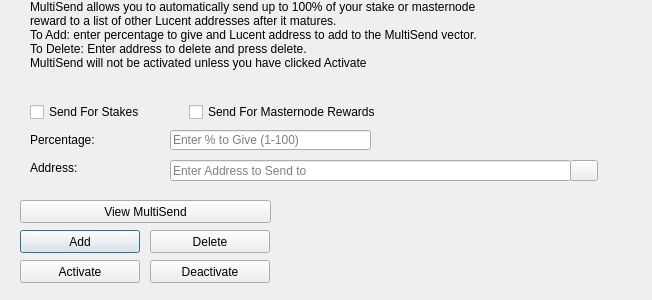
<?xml version="1.0" encoding="UTF-8"?>
<ui version="4.0">
 <class>MultiSendDialog</class>
 <widget class="QDialog" name="MultiSendDialog">
  <property name="windowModality">
   <enum>Qt::NonModal</enum>
  </property>
  <property name="geometry">
   <rect>
    <x>0</x>
    <y>0</y>
    <width>652</width>
    <height>300</height>
   </rect>
  </property>
  <property name="windowTitle">
   <string>MultiSend</string>
  </property>
  <widget class="QLineEdit" name="multiSendPercentEdit">
   <property name="geometry">
    <rect>
     <x>170</x>
     <y>130</y>
     <width>201</width>
     <height>20</height>
    </rect>
   </property>
   <property name="toolTip">
    <string>Enter whole numbers 1 - 100</string>
   </property>
   <property name="placeholderText">
    <string>Enter % to Give (1-100)</string>
   </property>
  </widget>
  <widget class="QLineEdit" name="multiSendAddressEdit">
   <property name="geometry">
    <rect>
     <x>170</x>
     <y>160</y>
     <width>401</width>
     <height>21</height>
    </rect>
   </property>
   <property name="toolTip">
    <string/>
   </property>
   <property name="placeholderText">
    <string>Enter Address to Send to</string>
   </property>
  </widget>
  <widget class="QLabel" name="label_2">
   <property name="geometry">
    <rect>
     <x>30</x>
     <y>0</y>
     <width>451</width>
     <height>121</height>
    </rect>
   </property>
   <property name="lineWidth">
    <number>1</number>
   </property>
   <property name="text">
    <string>MultiSend allows you to automatically send up to 100% of your stake or masternode reward to a list of other Lucent addresses after it matures.
To Add: enter percentage to give and Lucent address to add to the MultiSend vector.
To Delete: Enter address to delete and press delete.
MultiSend will not be activated unless you have clicked Activate</string>
   </property>
   <property name="alignment">
    <set>Qt::AlignLeading|Qt::AlignLeft|Qt::AlignTop</set>
   </property>
   <property name="wordWrap">
    <bool>true</bool>
   </property>
  </widget>
  <widget class="QLabel" name="message">
   <property name="geometry">
    <rect>
     <x>290</x>
     <y>200</y>
     <width>351</width>
     <height>91</height>
    </rect>
   </property>
   <property name="text">
    <string/>
   </property>
  </widget>
  <widget class="QPushButton" name="addButton">
   <property name="geometry">
    <rect>
     <x>20</x>
     <y>230</y>
     <width>120</width>
     <height>23</height>
    </rect>
   </property>
   <property name="toolTip">
    <string/>
   </property>
   <property name="statusTip">
    <string>Add to MultiSend Vector</string>
   </property>
   <property name="text">
    <string>Add</string>
   </property>
  </widget>
  <widget class="QPushButton" name="disableButton">
   <property name="geometry">
    <rect>
     <x>150</x>
     <y>260</y>
     <width>120</width>
     <height>23</height>
    </rect>
   </property>
   <property name="statusTip">
    <string>Deactivate MultiSend</string>
   </property>
   <property name="text">
    <string>Deactivate</string>
   </property>
  </widget>
  <widget class="QPushButton" name="addressBookButton">
   <property name="geometry">
    <rect>
     <x>570</x>
     <y>160</y>
     <width>28</width>
     <height>21</height>
    </rect>
   </property>
   <property name="toolTip">
    <string>Choose an address from the address book</string>
   </property>
   <property name="text">
    <string/>
   </property>
   <property name="icon">
    <iconset resource="../lucent.qrc">
     <normaloff>:/icons/address-book</normaloff>:/icons/address-book</iconset>
   </property>
   <property name="shortcut">
    <string>Alt+A</string>
   </property>
   <property name="autoDefault">
    <bool>false</bool>
   </property>
  </widget>
  <widget class="QLabel" name="label">
   <property name="geometry">
    <rect>
     <x>30</x>
     <y>130</y>
     <width>121</width>
     <height>20</height>
    </rect>
   </property>
   <property name="toolTip">
    <string>Percentage of stake to send</string>
   </property>
   <property name="text">
    <string>Percentage:</string>
   </property>
  </widget>
  <widget class="QLabel" name="label_5">
   <property name="geometry">
    <rect>
     <x>30</x>
     <y>160</y>
     <width>111</width>
     <height>16</height>
    </rect>
   </property>
   <property name="toolTip">
    <string>Address to send portion of stake to</string>
   </property>
   <property name="text">
    <string>Address:</string>
   </property>
  </widget>
  <widget class="QPushButton" name="deleteButton">
   <property name="geometry">
    <rect>
     <x>150</x>
     <y>230</y>
     <width>120</width>
     <height>23</height>
    </rect>
   </property>
   <property name="toolTip">
    <string/>
   </property>
   <property name="statusTip">
    <string>Delete Address From MultiSend Vector</string>
   </property>
   <property name="text">
    <string>Delete</string>
   </property>
  </widget>
  <widget class="QPushButton" name="activateButton">
   <property name="geometry">
    <rect>
     <x>20</x>
     <y>260</y>
     <width>120</width>
     <height>23</height>
    </rect>
   </property>
   <property name="statusTip">
    <string>Activate MultiSend</string>
   </property>
   <property name="text">
    <string>Activate</string>
   </property>
  </widget>
  <widget class="QPushButton" name="viewButton">
   <property name="geometry">
    <rect>
     <x>20</x>
     <y>200</y>
     <width>251</width>
     <height>23</height>
    </rect>
   </property>
   <property name="toolTip">
    <string/>
   </property>
   <property name="statusTip">
    <string>View MultiSend Vector</string>
   </property>
   <property name="text">
    <string>View MultiSend</string>
   </property>
  </widget>
  <widget class="QWidget" name="horizontalLayoutWidget">
   <property name="geometry">
    <rect>
     <x>30</x>
     <y>100</y>
     <width>351</width>
     <height>24</height>
    </rect>
   </property>
   <layout class="QHBoxLayout" name="horizontalLayout">
    <item>
     <widget class="QCheckBox" name="multiSendStakeCheckBox">
      <property name="text">
       <string>Send For Stakes</string>
      </property>
     </widget>
    </item>
    <item>
     <widget class="QCheckBox" name="multiSendMasternodeCheckBox">
      <property name="text">
       <string>Send For Masternode Rewards</string>
      </property>
     </widget>
    </item>
   </layout>
  </widget>
 </widget>
 <resources>
  <include location="../lucent.qrc"/>
 </resources>
 <connections/>
</ui>
